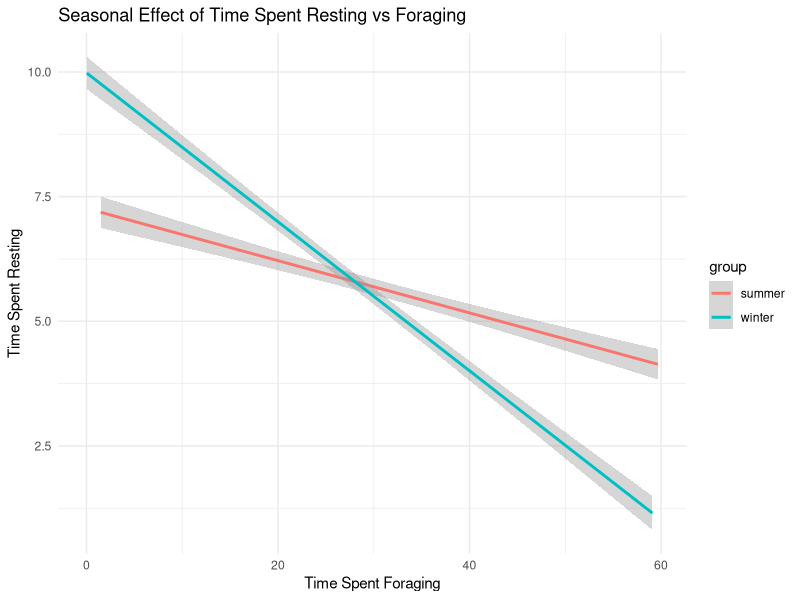

Write R code to recreate this figure.
#############################
######## Homework 11 ########
####### Maddie Thall ########
#############################

library(ggplot2)

# OBJECTIVE 1

set.seed(123)

n_total = 100
Habitat = rep(c("Primary", "Secondary"), each = n_total / 2)
meanDailyTemp_C = runif(n_total, min = 20, max = 35)

beta_0 = 4 # intercept for Primary forest
beta_1 = -0.12 # slope for Primary forest
beta_2 = 2 # intercept difference for Secondary forest 
beta_3 = -0.05 # slope difference for Secondary forest

error = rlnorm(n_total, meanlog = 0, sdlog = 0.5)

meanDailyDistance_km = beta_0 + 
  beta_1 * meanDailyTemp_C + 
  beta_2 * (Habitat == "Secondary") + 
  beta_3 * meanDailyTemp_C * (Habitat == "Secondary") + 
  error

monkey_df = data.frame(
  Habitat,
  meanDailyTemp_C,
  meanDailyDistance_km
)

# write.csv(monkey_df, "monkey_travel_data.csv", row.names = FALSE)

#### Scenario:
# Primate habitats are often fragmented due to anthropogenic pressures
# such as deforestation and land-use change. Researchers are interested
# in understanding how habitat type (primary vs. secondary forest) and
# temperature influence the daily travel distance of primates,
# and whether the effect of temperature on travel distance differs
# between habitat types due to differing food distributions and tree cover.

## Two-level factor: habitat ("Primary" and "Secondary")
## Continuous predictor: meanDailyTemp_C (mean daily temperature in Celsius)
## Response variable: meanDailyDistance_km (mean daily travel distance in kilometers)

#### Question: How does temperature and habitat affect travel distance, 
#### and do monkeys in Primary and Secondary forests respond differently
#### to changes in mean daily temperature in terms of their daily travel distance?


# OBJECTIVE 2

# Scenario given to me by Sophia Mummert:
# The chacma baboons at NVBP faces ecological pressure in the winter season
# in nutrition available in their Afrotemperate habitat. With this seasonal
# flux in nutrient availability, they face changes to activity budgets, seeing
# a decrease in activities such as resting. This is due to an
# increased amount of time spent on foraging.

# Does the chacma baboon's time spent resting face a difference in 
# seasonal time spent foraging?

baboon_df = read.csv("baboon_sim_data (1).csv")

## Two-level factor: group ("summer" and "winter")
## Continuous predictor: time_spent_foraging
## Response variable: time_spent_resting

mod1 = lm(time_spent_resting ~ time_spent_foraging * group, data = baboon_df)
summary(mod1)
# significant interaction effect between season and foraging time
# significant effect of season on resting time
# significant effect of foraging time on resting time
#### parameter estimates:
#### beta_0 = 7.26; beta_1 = -0.05; beta_2 = 2.72; beta_3 = -0.097

ggplot(baboon_df, aes(x = time_spent_foraging, y = time_spent_resting, color = group)) +
  geom_smooth(method = "lm", se = TRUE) +
  labs(
    title = "Seasonal Effect of Time Spent Resting vs Foraging",
    x = "Time Spent Foraging",
    y = "Time Spent Resting"
  ) +
  theme_minimal()
# different slopes for summer and winter groups, both negative correlation
# steeper slope for winter group, indicating a more severe effect of foraging time on resting time
# compared to the summer group

mod2 = lm(time_spent_resting ~ time_spent_foraging + group, data = baboon_df)
summary(mod2)
# removing the interaction effect from the model decreases the fit


#### RESULTS EXPLAINATION ####
# These data show a significant effect of seasonality on the relationship between 
# time spent resting and foraging. In both winter and summer, there is a significant 
# negative correlation between time spent foraging and time spent resting, 
# meaning that as foraging time increases, resting time decreases. 
# However, the effect is more pronounced in the winter season, as indicated by the steeper 
# slope in the winter group. This suggests that during winter, when food resources are scarcer, 
# baboons need to allocate more time to foraging, which in turn reduces their resting time 
# more significantly compared to the summer season. The significant interaction effect 
# between season and foraging time indicates that the relationship between foraging and resting 
# time is influenced by seasonal changes, likely due to the varying availability of food resources.

#### Comparison to the truth:

